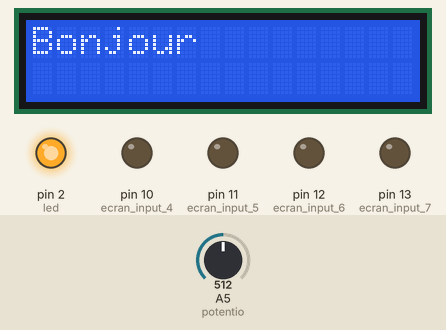
This sketch was run on a simulated Arduino Uno, built with avr-gcc and run on an emulated ATmega328P. Parts: 16×2 character LCD, output pins drawn as LEDs (lit = HIGH). The inputs (shaded band) are chosen by the test bench; at power-on: A5 (potentio) = 512.

Above: at 1.2 s.
1.3 s: A5 (potentio) set to 221
2.8 s: A5 (potentio) set to 189
At 4.0 s:
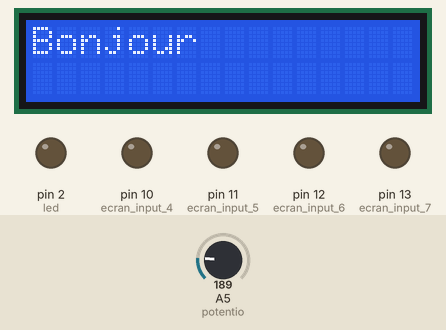
4.3 s: A5 (potentio) set to 306
At 5.1 s:
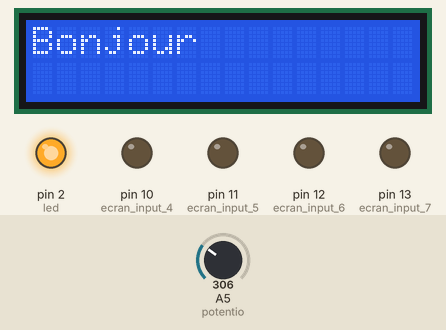
5.8 s: A5 (potentio) set to 122
At 6.3 s:
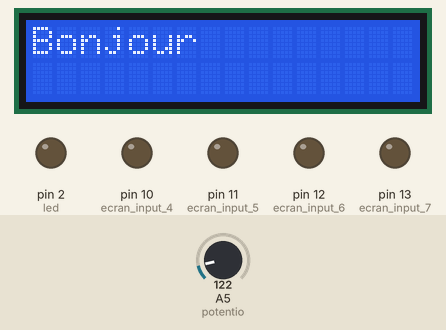
Timing chart, 0 to 8.3 s (numbered marks = the images above; inputs shaded):
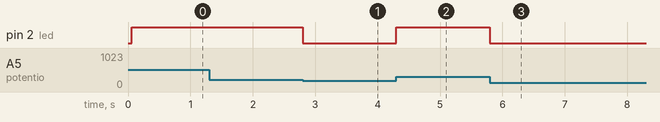

The sketch:

semestre1_ecran_lcd.ino
```cpp
#include <LiquidCrystal.h>
LiquidCrystal lcd_screen(4, 5, 6, 7, 8, 9);

const int potentio = 19;
const int led = 2;
const int selection_type_msg = 4; // HIGH envoie de donnee - LOW envoie instruction
const int ecran_on_off = 5; // Prend en compte lorsque HIGH => LOW
const int ecran_input_0 = 6;
const int ecran_input_1 = 7;
const int ecran_input_2 = 8;
const int ecran_input_3 = 9;
const int ecran_input_4 = 10;
const int ecran_input_5 = 11;
const int ecran_input_6 = 12;
const int ecran_input_7 = 13;

void setup() {
  // put your setup code here, to run once:

  lcd_screen.begin(16, 2);
  lcd_screen.print("Bonjour");

  Serial.begin(9600);

   pinMode(led, OUTPUT);
   pinMode(selection_type_msg, OUTPUT);
   pinMode(ecran_on_off, OUTPUT);
   pinMode(ecran_input_0, OUTPUT);
   pinMode(ecran_input_1, OUTPUT);
   pinMode(ecran_input_2, OUTPUT);
   pinMode(ecran_input_3, OUTPUT);
   pinMode(ecran_input_4, OUTPUT);
   pinMode(ecran_input_5, OUTPUT);
   pinMode(ecran_input_6, OUTPUT);
   pinMode(ecran_input_7, OUTPUT);

}

void loop() {
  // put your main code here, to run repeatedly:
  double val_potentio = analogRead(potentio) * 5.0 /1023.0;
  digitalWrite(led, val_potentio);

}
```

Measured:
- the behaviour switches between 205 and 204 on A5 (potentio) (found by bisection; images 0 and 1)
- after the input at 1.3 s, every drawn part: stays the same
- after the input at 2.8 s, pin 2 (led): HIGH → LOW at once
- after the input at 4.3 s, pin 2 (led): LOW → HIGH at once
- after the input at 5.8 s, pin 2 (led): HIGH → LOW at once
